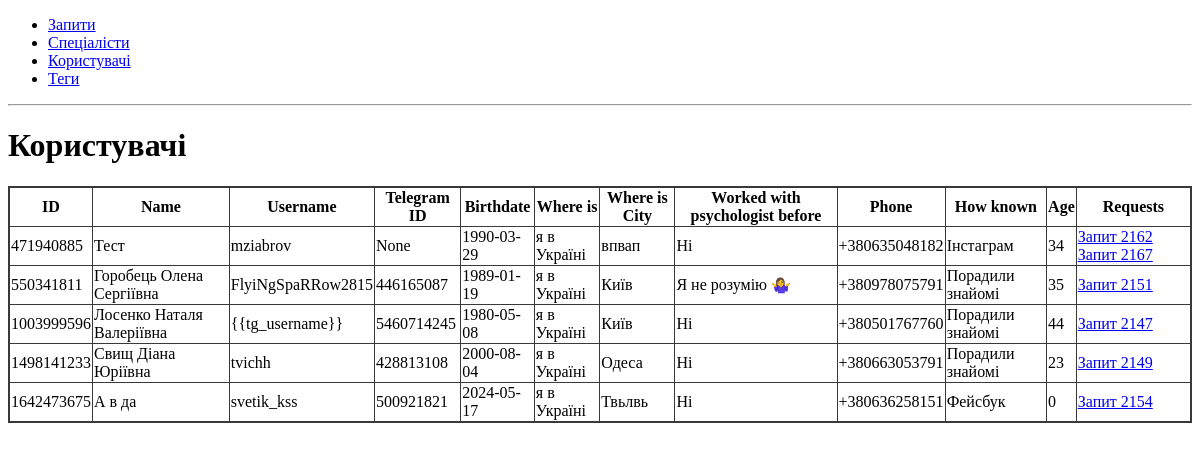
The app's page /users/, older data.
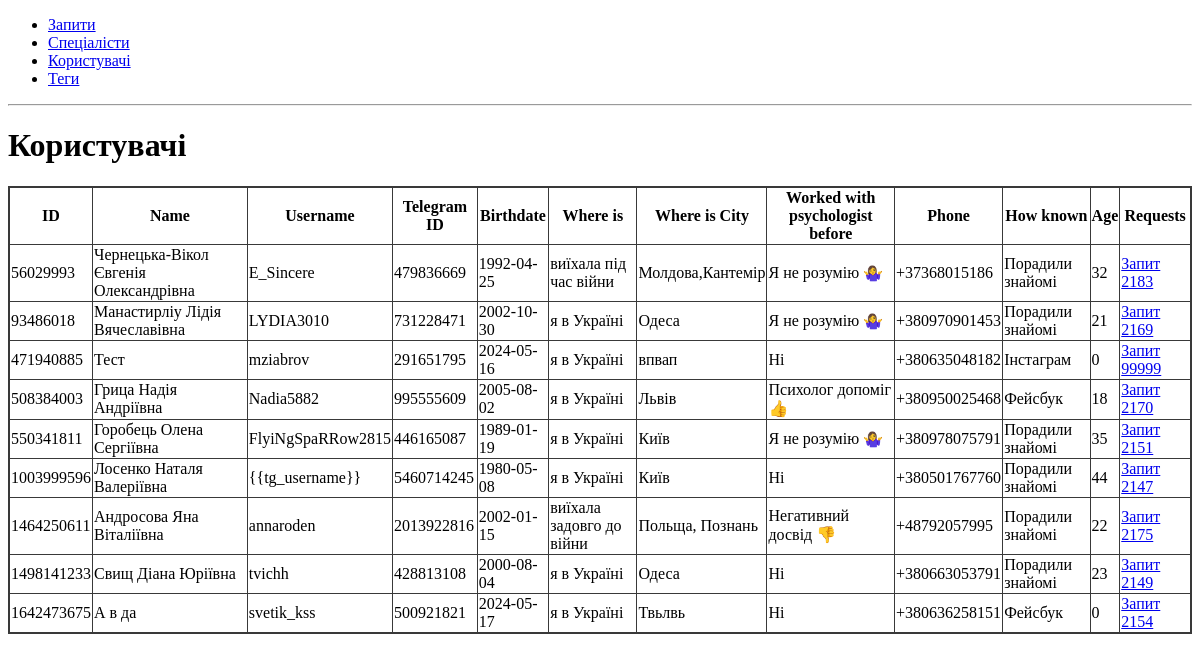
The same page, newer data.
### app/users/models.py (models this page shows, shortened)
class User(db.Model):
    id = db.Column(db.Integer, primary_key=True)
    name = db.Column(db.String(80), unique=True, nullable=False)
    username = db.Column(db.String(80), unique=True)
    telegram_id = db.Column(db.Integer, unique=True)
    birthdate = db.Column(db.Date, nullable=False)
    where_is = db.Column(db.String(80), nullable=False)
    where_is_city = db.Column(db.String(80), nullable=False)
    worked_with_psychologist_before = db.Column(db.String(80), nullable=False)
    phone = db.Column(db.String(80), nullable=False)
    how_known = db.Column(db.String(80), nullable=False)
    age = db.Column(db.Integer)

### app/requests/models.py (models this page shows, shortened)
class Request(db.Model):
    id = db.Column(db.Integer, primary_key=True)
    created_date = db.Column(db.DateTime, nullable=False)
    user_full_name = db.Column(db.String(80), nullable=False)
    user_username = db.Column(db.String(80))
    user_telegram_id = db.Column(db.Integer)
    user_birthdate = db.Column(db.Date, nullable=False)
    user_where_is = db.Column(db.String(80), nullable=False)
    user_where_is_city = db.Column(db.String(80), nullable=False)
    user_worked_with_psychologist_before = db.Column(db.String(80), nullable=False)
    help_type = db.Column(db.String(80), nullable=False)
    user_how_known = db.Column(db.String(80), nullable=False)
    user_phone = db.Column(db.Integer, nullable=False)
    request_type = db.Column(db.String(80), nullable=False)
    tag_id = db.Column(db.Integer, db.ForeignKey("tag.id"), nullable=True)
    tag = db.relationship("Tag", backref="requests")
    user_age = db.Column(db.Integer)
    request_name = db.Column(db.String(80))
    user_id = db.Column(db.Integer, db.ForeignKey("user.id"), nullable=False)
    user = db.relationship("User", backref="requests")
    specialist_id = db.Column(db.Integer, db.ForeignKey("specialist.id"), nullable=True)
    specialist = db.relationship("Specialist", backref="requests")
    message_id = db.Column(db.Integer)
    def __repr__(self):
        return f"Запит {self.id}"

### app/users/routes.py (the view)
@bp.route('/')
def users():
    return render_template('users.html', users=User.query.all())

### app/users/templates/users.html
{% extends 'base.html' %}
{% block content %}
<h1>Користувачі</h1>
{% include 'users_table.html' %}
{% endblock %}

### app/templates/base.html (shortened to what this page needs)
<!DOCTYPE html>
<html lang="en">
<head>
    <link rel="stylesheet" href="{{ url_for('static', filename='style.css') }}">
</head>
<body>
    <nav>
        <ul>
            <li><a href="{{ url_for('requests.requests') }}">Запити</a></li>
            <li><a href="{{ url_for('specialists.specialists') }}">Спеціалісти</a></li>
            <li><a href="{{ url_for('users.users') }}">Користувачі</a></li>
            <li><a href="{{ url_for('tags.tags') }}">Теги</a></li>
        </ul>
    </nav>
    <hr>
    <div class="content">
        {% block content %} {% endblock %}
    </div>
</body>
</html>

### app/users/templates/users_table.html
<table id="users">
    <thead>
        <tr>
            <th>ID</th>
            <th>Name</th>
            <th>Username</th>
            <th>Telegram ID</th>
            <th>Birthdate</th>
            <th>Where is</th>
            <th>Where is City</th>
            <th>Worked with psychologist before</th>
            <th>Phone</th>
            <th>How known</th>
            <th>Age</th>
            <th>Requests</th>
        </tr>
    </thead>
    <tbody>
        {% for user in users %}
        <tr>
            <td>{{ user.id }}</td>
            <td>{{ user.name }}</td>
            <td>{{ user.username }}</td>
            <td>{{ user.telegram_id }}</td>
            <td>{{ user.birthdate }}</td>
            <td>{{ user.where_is }}</td>
            <td>{{ user.where_is_city }}</td>
            <td>{{ user.worked_with_psychologist_before }}</td>
            <td>{{ user.phone }}</td>
            <td>{{ user.how_known }}</td>
            <td>{{ user.age }}</td>
            <td>
                {% for request in user.requests %}
                <a href="{{ url_for('requests.request_card', request_id=request.id) }}">{{ request }}</a>
                {% endfor %}
            </td>
        </tr>
        {% endfor %}
    </tbody>
</table>

### app/static/style.css (style rules this page uses)
table { border: 2px solid #393939; border-collapse: collapse; }
th, td { border: 0.5px solid #393939; }

Row changes from the older to the newer data that the page shows:
removed Request: id "Запит 2162", shown under User "Тест"
removed Request: id "Запит 2167", shown under User "Тест"
added User: id "56029993", name "Чернецька-Вікол Євгенія Олександрівна", username "E_Sincere", telegram_id "479836669", birthdate "1992-04-25", where_is "виїхала під час війни", where_is_city "Молдова,Кантемір", worked_with_psychologist_before "Я не розумію 🤷‍♀️", phone "+37368015186", how_known "Порадили знайомі", age "32"
added Request: id "Запит 2183", shown under "56029993"
added User: id "93486018", name "Манастирліу Лідія Вячеславівна", username "LYDIA3010", telegram_id "731228471", birthdate "2002-10-30", where_is "я в Україні", where_is_city "Одеса", worked_with_psychologist_before "Я не розумію 🤷‍♀️", phone "+380970901453", how_known "Порадили знайомі", age "21"
added Request: id "Запит 2169", shown under "93486018"
changed User "Тест": telegram_id "None" → "291651795"; birthdate "1990-03-29" → "2024-05-16"; age "34" → "0"
added Request: id "Запит 99999", shown under User "Тест"
added User: id "508384003", name "Грица Надія Андріївна", username "Nadia5882", telegram_id "995555609", birthdate "2005-08-02", where_is "я в Україні", where_is_city "Львів", worked_with_psychologist_before "Психолог допоміг 👍", phone "+380950025468", how_known "Фейсбук", age "18"
added Request: id "Запит 2170", shown under "508384003"
added User: id "1464250611", name "Андросова Яна Віталіївна", username "annaroden", telegram_id "2013922816", birthdate "2002-01-15", where_is "виїхала задовго до війни", where_is_city "Польща, Познань", worked_with_psychologist_before "Негативний досвід 👎", phone "+48792057995", how_known "Порадили знайомі", age "22"
added Request: id "Запит 2175", shown under "1464250611"
